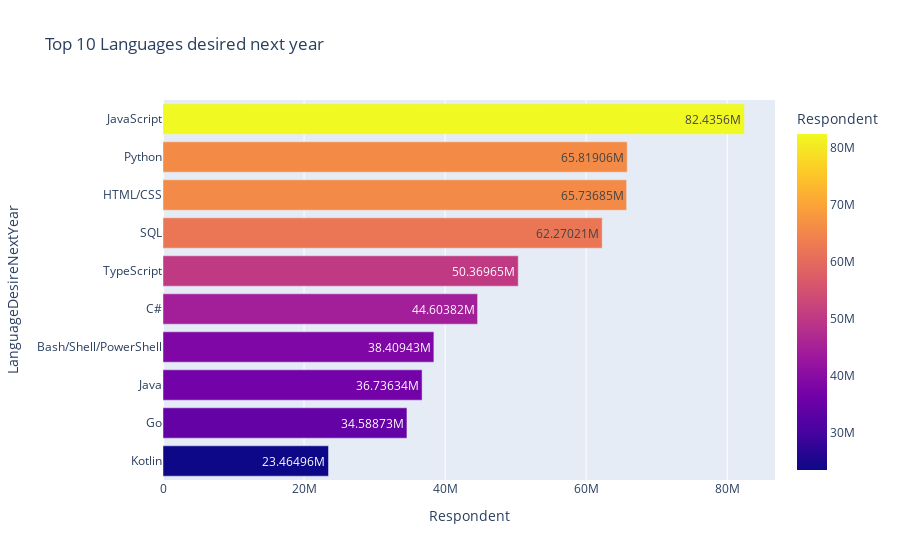

The notebook cell saved with this chart:
### Code cell
fig = px.bar(df5_top10, y="LanguageDesireNextYear", x="Respondent",color='Respondent', title='Top 10 Languages desired next year ', text_auto=True)

fig.show()

### Figure 1 — Plotly figure (JSON) as saved in the notebook; plotly's stock layout.template omitted (floating-point values rounded to 4 significant figures)
{"data": [{"alignmentgroup": "True", "hovertemplate": "Respondent=%{marker.color}<br>LanguageDesireNextYear=%{y}<extra></extra>", "legendgroup": "", "marker": {"color": [23464961, 34588729, 36736341, 38409434, 44603822, 50369647, 62270210, 65736854, 65819056, 82435603], "coloraxis": "coloraxis", "pattern": {"shape": ""}}, "name": "", "offsetgroup": "", "orientation": "h", "showlegend": false, "textposition": "auto", "texttemplate": "%{x}", "type": "bar", "x": [23464961, 34588729, 36736341, 38409434, 44603822, 50369647, 62270210, 65736854, 65819056, 82435603], "xaxis": "x", "y": ["Kotlin", "Go", "Java", "Bash/Shell/PowerShell", "C#", "TypeScript", "SQL", "HTML/CSS", "Python", "JavaScript"], "yaxis": "y"}], "layout": {"barmode": "relative", "coloraxis": {"colorbar": {"title": {"text": "Respondent"}}, "colorscale": [[0, "#0d0887"], [0.1111, "#46039f"], [0.2222, "#7201a8"], [0.3333, "#9c179e"], [0.4444, "#bd3786"], [0.5556, "#d8576b"], [0.6667, "#ed7953"], [0.7778, "#fb9f3a"], [0.8889, "#fdca26"], [1, "#f0f921"]]}, "legend": {"tracegroupgap": 0}, "title": {"text": "Top 10 Languages desired next year "}, "xaxis": {"anchor": "y", "domain": [0, 1], "title": {"text": "Respondent"}}, "yaxis": {"anchor": "x", "domain": [0, 1], "title": {"text": "LanguageDesireNextYear"}}}}
